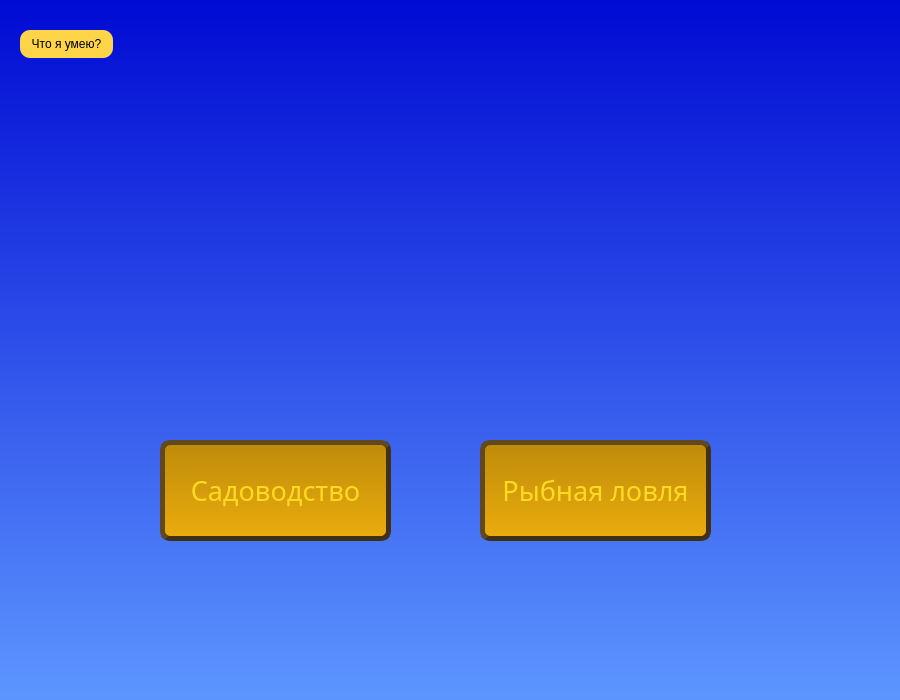
<?xml version="1.0" encoding="UTF-8"?>
<ui version="4.0">
 <class>MainWindow</class>
 <widget class="QMainWindow" name="MainWindow">
  <property name="enabled">
   <bool>true</bool>
  </property>
  <property name="geometry">
   <rect>
    <x>0</x>
    <y>0</y>
    <width>900</width>
    <height>700</height>
   </rect>
  </property>
  <property name="windowTitle">
   <string>MainWindow</string>
  </property>
  <property name="styleSheet">
   <string notr="true">background-color: qlineargradient(spread:reflect, x1:0, y1:0, x2:0, y2:1, stop:0 rgba(0, 10, 211, 255), stop:1 rgba(93, 150, 255, 255))</string>
  </property>
  <widget class="QWidget" name="centralwidget">
   <widget class="QLabel" name="label">
    <property name="geometry">
     <rect>
      <x>180</x>
      <y>60</y>
      <width>511</width>
      <height>291</height>
     </rect>
    </property>
    <property name="styleSheet">
     <string notr="true">background-color: transparent</string>
    </property>
    <property name="text">
     <string/>
    </property>
    <property name="pixmap">
     <pixmap>../pictures/Stardew_Helper_Logo.png</pixmap>
    </property>
    <property name="scaledContents">
     <bool>true</bool>
    </property>
   </widget>
   <widget class="QPushButton" name="calendar_button">
    <property name="geometry">
     <rect>
      <x>160</x>
      <y>440</y>
      <width>231</width>
      <height>101</height>
     </rect>
    </property>
    <property name="font">
     <font>
      <family>Bahnschrift SemiBold SemiConden</family>
      <pointsize>20</pointsize>
      <underline>false</underline>
      <strikeout>false</strikeout>
      <kerning>false</kerning>
     </font>
    </property>
    <property name="styleSheet">
     <string notr="true">background-color: qlineargradient(spread:pad, x1:0, y1:0, x2:0, y2:1, stop:0 rgba(189, 139, 11, 255), stop:1 rgba(235, 173, 13, 255));
border-color: rgb(65, 48, 20);
border-width: 5px;
border-radius: 10;
border-style: outset;
color: rgb(255, 218, 33)</string>
    </property>
    <property name="text">
     <string>Садоводство</string>
    </property>
    <property name="checkable">
     <bool>false</bool>
    </property>
   </widget>
   <widget class="QPushButton" name="fishing_button">
    <property name="geometry">
     <rect>
      <x>480</x>
      <y>440</y>
      <width>231</width>
      <height>101</height>
     </rect>
    </property>
    <property name="font">
     <font>
      <family>Bahnschrift SemiBold SemiConden</family>
      <pointsize>20</pointsize>
      <underline>false</underline>
      <strikeout>false</strikeout>
      <kerning>false</kerning>
     </font>
    </property>
    <property name="styleSheet">
     <string notr="true">background-color: qlineargradient(spread:pad, x1:0, y1:0, x2:0, y2:1, stop:0 rgba(189, 139, 11, 255), stop:1 rgba(235, 173, 13, 255));
border-color: rgb(65, 48, 20);
border-width: 5px;
border-radius: 10;
border-style: outset;
color: rgb(255, 218, 33)</string>
    </property>
    <property name="text">
     <string>Рыбная ловля</string>
    </property>
    <property name="checkable">
     <bool>false</bool>
    </property>
   </widget>
   <widget class="QPushButton" name="what_button">
    <property name="geometry">
     <rect>
      <x>20</x>
      <y>30</y>
      <width>93</width>
      <height>28</height>
     </rect>
    </property>
    <property name="styleSheet">
     <string notr="true">background-color: rgb(254, 212, 73);
border-radius: 10


</string>
    </property>
    <property name="text">
     <string>Что я умею?</string>
    </property>
   </widget>
   <zorder>calendar_button</zorder>
   <zorder>label</zorder>
   <zorder>fishing_button</zorder>
   <zorder>what_button</zorder>
  </widget>
 </widget>
 <resources/>
 <connections/>
</ui>
